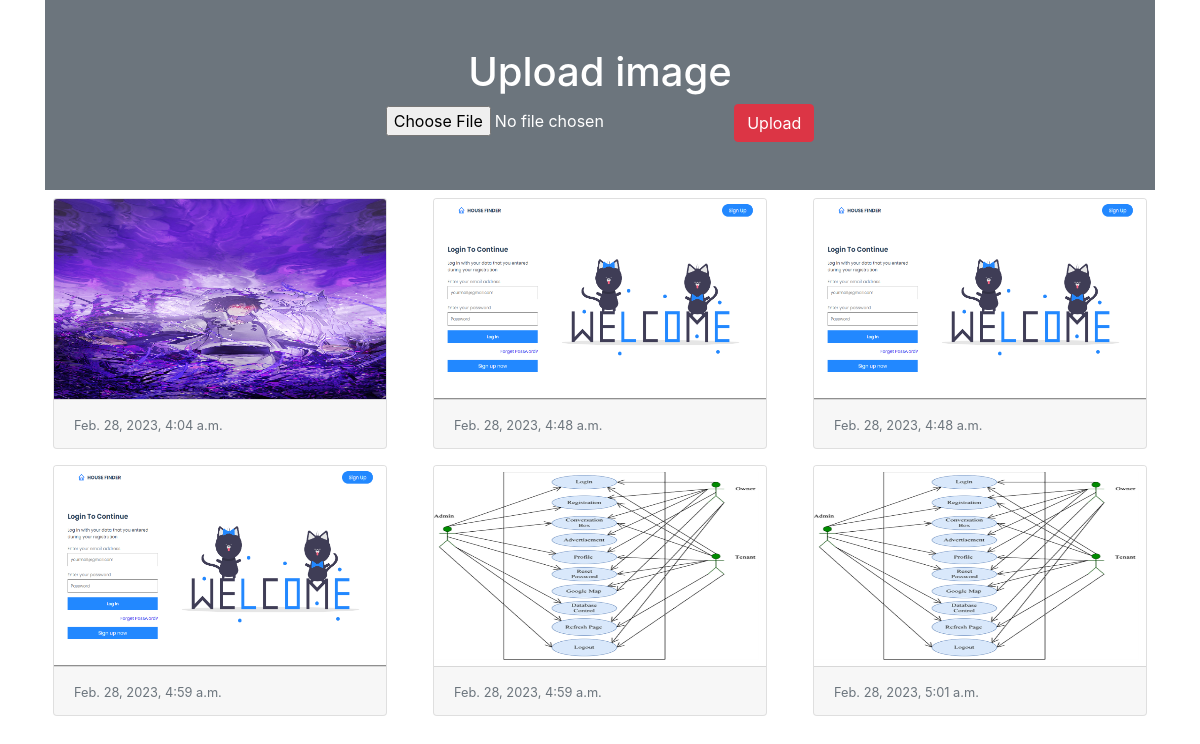
The page / on the database its author committed.
### myapp/models.py (models this page shows)
class Image(models.Model):
    photo=models.ImageField(upload_to='myimages')
    date=models.DateTimeField(auto_now_add=True)

### myapp/views.py (the view)
# urls.py: 2. Add a URL to urlpatterns:  path('', views.home, name='home')
def home(request):
    if request.method=='POST':
        form=ImageForm(request.POST,request.FILES)
        if form.is_valid():
            form.save()
    form=ImageForm()
    img=Image.objects.all()
    return render(request,'home.html',{'img':img,'form':form})

### myapp/forms.py
class ImageForm(forms.ModelForm):
    class Meta:
        model=Image
        fields='__all__'
        labels={'photo':''}

### templates/home.html (shortened to what this page needs)
<!doctype html>
<html lang="en">
  <head>
    <link rel="stylesheet" href="https://cdn.jsdelivr.net/npm/bootstrap@4.3.1/dist/css/bootstrap.min.css">
  </head>
  <body>
    <div class="container">
        <div class="py-5 text-center bg-secondary text-white">
            <h1>Upload image</h1>
            <form action="" method="post" enctype="multipart/form-data">
                {{form}}
                <input type="submit" class="btn btn-danger" value="Upload">
            </form>
        </div>
        <div class="row">
            {% for i in img %}
                <div class="col-sm-4">
                    <div class="card m-2">
                        <img src="{{i.photo.url}}" alt="" class="card-img-top" height="200px">
                        <div class="card-footer">
                            <small class="text-muted">{{i.date}}</small>
                        </div>
                    </div>
                </div>
            {% endfor %}
        </div>
    </div>
  </body>
</html>

### rows shown on the page
Image: photo (picture), date "Feb. 28, 2023, 4:04 a.m."
Image: photo (picture), date "Feb. 28, 2023, 4:48 a.m."
Image: photo (picture), date "Feb. 28, 2023, 4:48 a.m."
Image: photo (picture), date "Feb. 28, 2023, 4:59 a.m."
Image: photo (picture), date "Feb. 28, 2023, 4:59 a.m."
Image: photo (picture), date "Feb. 28, 2023, 5:01 a.m."
